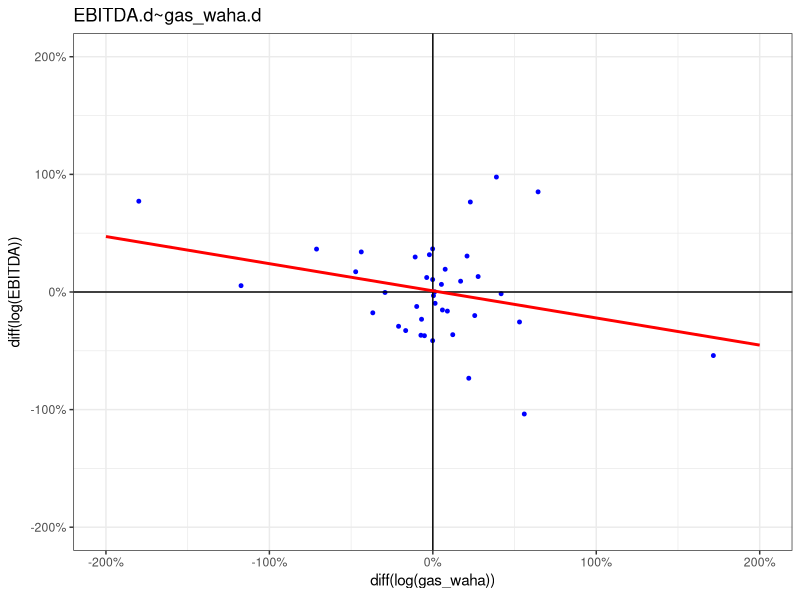
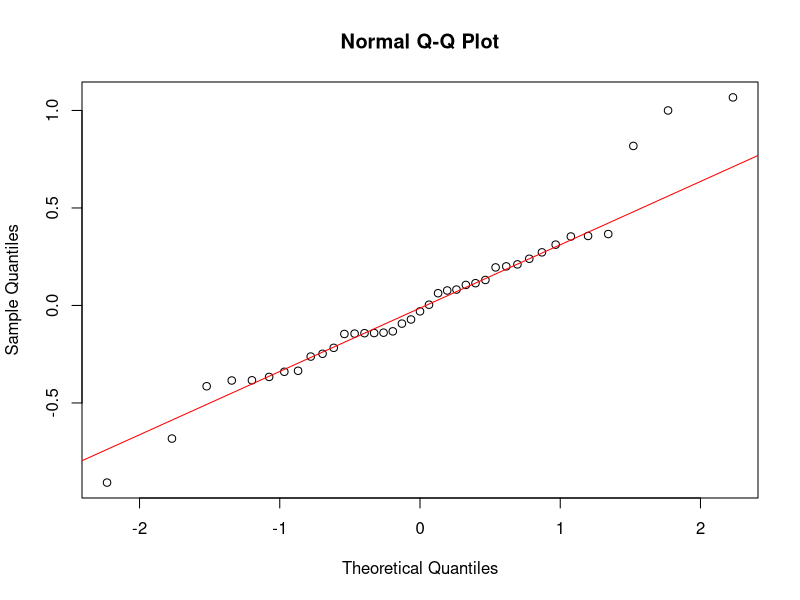

Recreate these plots in R, in order. (Note: this script raises an error after producing the figures.)
###------------------------ Modelo EBITDA ---------------- ####
# Preparación y carga de datos:
rm(list=ls())
library(readxl)
library(ggplot2)
datos_0 <- read_excel("Base de datos_B.xlsx")
attach(datos_0)

# Transformación de datos:
library(dplyr)
datos_00 <- datos_0 %>%
  summarise(
    EBITDA.plus=EBITDA,
    gas_waha.neg=-gas_waha)

library(dplyr)
datos_1 <- datos_0 %>%
  summarise(
    EBITDA.d=diff(log(EBITDA)),
    gas_waha.d=-diff(log(gas_waha)))
datos_1$gas_waha.d[is.na(datos_1$gas_waha.d)] <- mean(datos_1$gas_waha.d, na.rm = TRUE)  
#################################################################### Niveles.
M4_EBITDA.d0 <- lm(EBITDA.plus~
           gas_waha.neg-1,
         data=datos_00)
summary(M4_EBITDA.d0)

################################################################# diff(log(x)
M4_EBITDA.d1 <- lm(EBITDA.d~
           gas_waha.d-1,
         data=datos_1)
summary(M4_EBITDA.d1)

################################################################# cointegración
y0_1 <- (EBITDA)
x0_1 <- (gas_waha)
library(urca)
jotest=ca.jo(data.frame(y0_1,x0_1), type="trace", K=2, ecdet="none", spec="longrun")
summary(jotest)

################################################################# Raíz unitaria
a=diff(log(EBITDA))
b=diff(log(gas_waha))
b[is.na(b)] <- mean(b, na.rm = TRUE)
library(tseries)
adf.test(a)
pp.test(a)

library(tseries)
adf.test(b)
pp.test(b)

################################################################# Gráfica
datos_1 %>%
  ggplot(aes(x=gas_waha.d,
             y=EBITDA.d))+
  theme_bw()+
  labs(title="EBITDA.d~gas_waha.d",
       y=expression(paste("diff(log(EBITDA))")),
       x=expression(paste("diff(log(gas_waha))")))+
  geom_point(col="blue",
             size=1)+
  geom_hline(yintercept=0)+
  geom_vline(xintercept=0)+
  scale_x_continuous(labels=scales::percent,limits=c(-2,2))+
  scale_y_continuous(labels=scales::percent,limits=c(-2,2))+
  geom_smooth(method="lm",
              se=F,
              fullrange=T,
              col="red")

###------------------------ Pruebas diagnostico: EBITDA ------------------- ####
#   Pruebas                       Modelo +     p-values

#1. Prueba de media cero:         Cumple.   
#                                 p-v:0.8781 t-test
#2. Pureba de normalidad:         Cumple.   
#                                 p-v:0.0799 Shapiro-wilk
#3. Prueba de heterocedasticidad: El modelo es homocedástico.
#                                 p-v:NA     Breusch-Pagan
#4. Prueba de correlación serial: No se detecta correlación serial en los errores.
#                                 p-v:0.02455  Durbin-Watson
#5. Prueba RESET:                 El modelo está correctamente especificado.
#                                 p-v:0.5922

# 1. Prueba de media cero:                                                  ####
# H0 : E[u] = 0
# H1 : E[u] != 0
t.test(M4_EBITDA.d1$residuals,mu=0)
# p-value > 0.05, no se rechaza HO: en este caso los errores tienen media cero.

# 2. Prueba de normalidad:                                                  ####
# H0 : Los errores son normales
# H1 : Los errores no son normales
shapiro.test(M4_EBITDA.d1$residuals)
library(nortest)
ad.test(M4_EBITDA.d1$residuals)
# p-value > 0.05, no se rechaza HO: en este caso los errores son normales.
qqnorm(M4_EBITDA.d1$residuals)
qqline(M4_EBITDA.d1$residuals, col = "red")

# 3. Prueba de heterocedasticidad:                                          ####
# H0 : Los errores son homocedásticos
# H1 : Los errores no son homocedásticos
library(lmtest)
bptest(M4_EBITDA.d1)
# p-value > 0.05, no se rechaza HO: en este caso los errores cumplen
# con supuestos de homocedásticidad.

# 4. Prueba de correlación serial:                                          ####

# 4.1. Prueba Durbin-Watson
# H0 : Los errores no tienen correlación serial sucesiva
# H1 : Los errores tienen correlación serial sucesiva
dwtest(M4_EBITDA.d1, alternative = "two.sided")
# p-value > 0.05, no se rechaza HO: en este caso existe evidencia de
# correlación serial sucesiva.

# 4.2. Prueba Breush-Godfrey
# H0 : Los errores no tienen correlación serial sucesiva hasta orden r
# H1 : Los errores no tienen correlación serial sucesiva hasta orden r
bgtest(M4_EBITDA.d1, order = 3)
bgtest(M4_EBITDA.d1, order = 6)
bgtest(M4_EBITDA.d1, order = 9)
bgtest(M4_EBITDA.d1, order = 12)
# p-value > 0.05, no se rechaza HO: en este caso existe evidencia de
# correlación serial sucesiva de orden r.

# 4. Prueba RESET:                                                          ####
# H0 : El modelo está correctamente especificado
# H1 : El modelo no está correctamente especificado
library(lmtest)
library(sandwich)
resettest(M4_EBITDA.d1, power = 2:3, vcov = vcovHAC)
# p-value > 0.05, no se rechaza HO: en este caso el modelo esta correctamente
# especificado.



#   Predict                                                                 ####

datos5 <- data.frame(gas_waha.neg=mean(-gas_waha)+1)
predict(m3, newdata=datos5)
